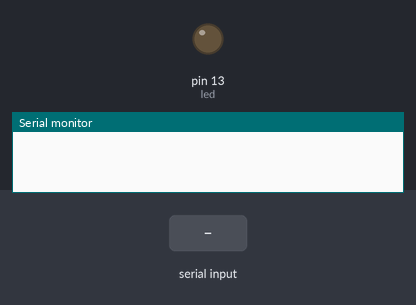
A sketch run on a simulated Arduino Uno, built with avr-gcc and run on an emulated ATmega328P. Shown: output pins drawn as LEDs (lit = HIGH), the last lines printed to the serial monitor. The test bench sets the inputs (shaded band).

Above: at 1.2 s.
1.3 s: "1" received over Serial
At 1.7 s:
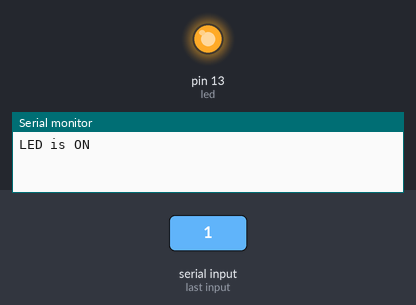
2.8 s: "0" received over Serial
At 4.0 s:
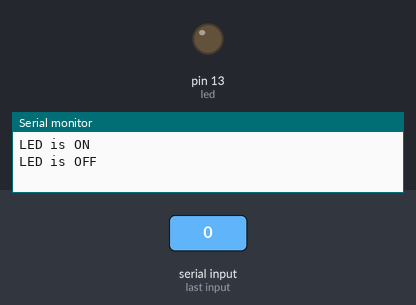
Timing chart, 0 to 5.8 s (numbered marks = the images above; inputs shaded):
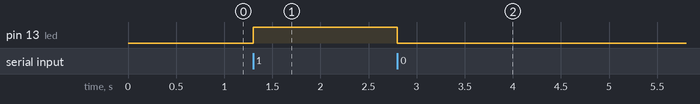

The sketch:

8_Serial.ino
```cpp
int led = 13;

void setup() {
  Serial.begin(9600);
  pinMode(led, OUTPUT);
}

void loop() {
      if (Serial.read() == '1') {
        digitalWrite(led, HIGH);
        Serial.println("LED is ON");
      }  else if (Serial.read() == '0'){
        digitalWrite(led, LOW);
        Serial.println("LED is OFF");
      } //End of if
}//End of loop
```

Measured:
- after the input at 1.3 s, pin 13 (led): LOW → HIGH at once
- after the input at 2.8 s, pin 13 (led): HIGH → LOW at once
